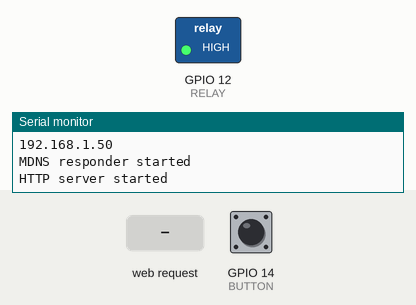
This program was run on a simulated ESP8266 (NodeMCU). On the bench: switched loads named in the program (green lamp = pin HIGH), the last lines printed to the serial monitor. Inputs (shaded band) come from the test bench; at power-on: GPIO 14 (BUTTON) LOW. WiFi joins after 1.5 s; servers stay silent unless stated; network time is answered at once with the bench clock; the local clock reads 2024-03-15 10:24:30 at power-on unless the program sets it; EEPROM starts erased.

Above: at 2.7 s.
2.8 s: GPIO 14 (BUTTON) pulled HIGH for 0.15 s
At 3.3 s:
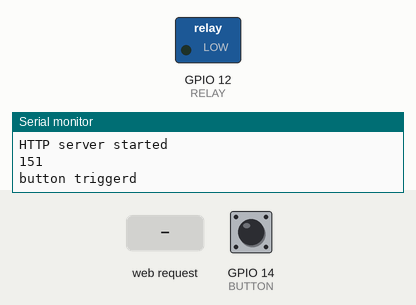
4.4 s: HTTP request GET /off received
At 4.9 s:
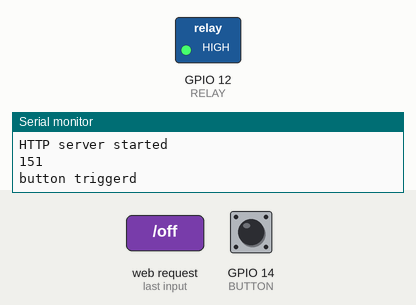
5.9 s: HTTP request GET /on received
At 7.3 s:
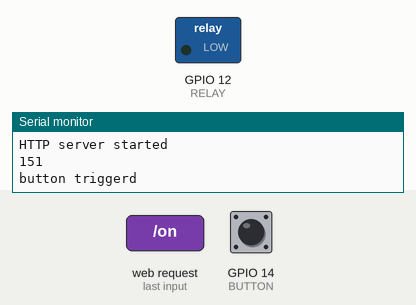
Timing chart, 0 to 8.9 s (numbered marks = the images above; inputs shaded):
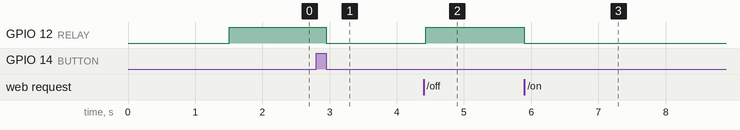

The program:

main.cpp
```cpp
//Watering IoT Unit
//Coded May 28, 2021
// Supports :
//OTA Upload
//HTTP Server(once it triggered, it turns on for 30 mins )
// 192.168.0.5 ACUNIT // it should be updated
// 192,168.0.34 WATERING UNIT

//!!!IMPORTANT
// Low-Level Relay is used for this project. which means, if code below written 'LOW', Relay turns on. and vise versa.
// if you are trying to use common High-Level Relay, you should change LOW to HIGH, HIGH to LOW.

//EEPROM Map
// 1 : watering time once triggered : you can set this value up to 30.

//Arduino OTA
#include <ESP8266WiFi.h>
#include <ESP8266mDNS.h>
#include <WiFiUdp.h>
#include <ArduinoOTA.h>
#include <ArduinoJson.h>
#include <EEPROM.h>
// HTTPServer
#include <WiFiClient.h>
#include <ESP8266WebServer.h>
#include <ESP8266mDNS.h>

//timer
#include <NTPClient.h>
WiFiUDP ntpUDP;
NTPClient timeClient(ntpUDP, "kr.pool.ntp.org", 3600 * 9, 3600);

#ifndef STASSID
#define STASSID "IoT_System"
#define STAPSK "nodemcu01"
#endif

#define RELAY 12 // D6 12
#define BUTTON 14

#define UNIT_TYPE "Watering Timer"
#define LONG_DURATION 1000

const char *ssid = STASSID;
const char *password = STAPSK;

ESP8266WebServer server(80);

int triggerState = 0;
unsigned long initTime = 0;
unsigned long startTime = 0;
unsigned long endTime = 0;

// button action variable to detect long-press
int longDuration = LONG_DURATION;
int btnState = 0;
unsigned long btnPressTime = 0;
unsigned long btnReleaseTime = 0;
int lastState = 0;
int currentState = 1;

String MainPage()
{
  timeClient.update();
  String message = "<h1>Welcome to Cranberry-IoT END UNIT.</h1>";
  message += "<h2>This is " + String(UNIT_TYPE) + " Unit</h2>";
  message += "\n</p><p>Current Time :  ";
  message += timeClient.getFormattedTime();
  message += "</p>";
  message += "\n</p><p>Uptime :  ";
  message += millis() / (60 * 1000);
  message += "mins.</p>";
  message += "<p>local IP : " + WiFi.localIP().toString() + "</p>";
  if (triggerState)
  {
    message += "<p>Watering...";
    message += (startTime + 1000 * 60 * 30 - millis()) / (1000 * 60);
    message += " min(s) ";
    message += ((startTime + 1000 * 60 * 30 - millis()) / (1000)) - 60 * floor((startTime + 1000 * 60 * 30 - millis()) / (1000 * 60));
    message += " sec left.</p>";
  }
  else
  {
    int currTime = millis();
    float sinceDay = (currTime - endTime) / (1000 * 60 * 60 * 24);
    float sinceHour = (currTime - endTime) / (1000 * 60 * 60);
    float sinceMin = (currTime - endTime) / (1000 * 60);

    message += "<p>It's been ";
    message += sinceDay;
    message += "days ";
    message += sinceHour;
    message += " hours ";
    message += sinceMin;
    message += " mins ";
    message += " since last watered"
               "</p>";
  }
  message += "<br><a href = '/on'> on</ a><br><a href = '/off'>[off]</ a>";
  return message;
}

void handleRoot()
{
  String mainData = MainPage();
  server.send(200, "text/html", mainData);
}

// Define routing
void restServerRouting()
{
  server.on("/", HTTP_GET, handleRoot);
  server.on("/on", []()
            {
              String onData = MainPage();
              triggerState = 1;
              startTime = millis();
              server.send(200, "text/html", onData);
            });

  server.on("/off", []()
            {
              String offData = MainPage();

              triggerState = 0;
              endTime = millis();
              server.send(200, "text/html", offData);

              // server.send(200, NULL);
            });
}

// Manage not found URL
void handleNotFound()
{
  String message = "404 Not Found\n\n";
  message += "URI: ";
  message += server.uri();
  message += "\nMethod: ";
  message += (server.method() == HTTP_GET) ? "GET" : "POST";
  server.send(404, "text/plain", message);
}

void setup()
{
  initTime = millis();
  //WiFi CONNECTION
  Serial.begin(115200);
  Serial.println("Booting");
  WiFi.mode(WIFI_STA);
  WiFi.begin(ssid, password);
  while (WiFi.waitForConnectResult() != WL_CONNECTED)
  {
    Serial.println("Connection Failed! Rebooting...");
    delay(1000);

    ESP.restart();
  }
  ArduinoOTA.setPassword("admin");

  ArduinoOTA.onStart([]()
                     {
                       String type;
                       if (ArduinoOTA.getCommand() == U_FLASH)
                       {
                         type = "sketch";
                       }
                       else
                       { // U_FS
                         type = "filesystem";
                       }

                       // NOTE: if updating FS this would be the place to unmount FS using FS.end()
                       Serial.println("Start updating " + type);
                     });
  ArduinoOTA.onEnd([]()
                   { Serial.println("\nEnd"); });
  ArduinoOTA.onProgress([](unsigned int progress, unsigned int total)
                        { Serial.printf("Progress: %u%%\r", (progress / (total / 100))); });
  ArduinoOTA.onError([](ota_error_t error)
                     {
                       Serial.printf("Error[%u]: ", error);
                       if (error == OTA_AUTH_ERROR)
                       {
                         Serial.println("Auth Failed");
                       }
                       else if (error == OTA_BEGIN_ERROR)
                       {
                         Serial.println("Begin Failed");
                       }
                       else if (error == OTA_CONNECT_ERROR)
                       {
                         Serial.println("Connect Failed");
                       }
                       else if (error == OTA_RECEIVE_ERROR)
                       {
                         Serial.println("Receive Failed");
                       }
                       else if (error == OTA_END_ERROR)
                       {
                         Serial.println("End Failed");
                       }
                     });
  ArduinoOTA.begin();

  Serial.println("Ready");
  Serial.print("IP address: ");
  Serial.println("Ready to get OTAUpdate.");

  Serial.println(WiFi.localIP());

  // Activate mDNS this is used to be able to connect to the server
  // with local DNS hostmane esp8266.local
  if (MDNS.begin("esp8266"))
  {
    Serial.println("MDNS responder started");
  }

  // Set server routing
  restServerRouting();
  // Set not found response
  server.onNotFound(handleNotFound);
  // Start server
  server.begin();
  Serial.println("HTTP server started");

  pinMode(RELAY, OUTPUT);
  pinMode(BUTTON, INPUT);

  digitalWrite(RELAY, HIGH);
  timeClient.begin();
  endTime = millis();

  EEPROM.begin(2048);
}

void loop()
{

  currentState = digitalRead(BUTTON);

  if (lastState == 0 && currentState == 1)
  {
    btnPressTime = millis();
    // Serial.println("press detected");
  }
  else if (lastState == 1 && currentState == 0)
  {
    btnReleaseTime = millis();
    // Serial.println("release detected");

    long pressDuration = btnReleaseTime - btnPressTime;
    Serial.println(pressDuration);
    if (pressDuration < longDuration)
    {

      Serial.println("button triggerd");
      if (triggerState)
      {
        triggerState = 0;
        endTime = millis();
      }
      else
      {
        triggerState = 1;
        startTime = millis();
      }
    }
  }

  ArduinoOTA.handle();
  server.handleClient();

  if (triggerState)
  {
    if (millis() < (startTime + 1000 * 60 * 30)) // this is important parameter.
    //as modifiy this syntax, watering duration adjusted.
    {
      digitalWrite(RELAY, LOW);
    }
    else
    {
      digitalWrite(RELAY, HIGH);
      triggerState = 0;
      endTime = millis();
    }
    // Serial.print("Watering... ");
    // Serial.print((startTime + 1000 * 60 * 30 - millis()));
    // Serial.println(" left.");
  }
  else
  {
    digitalWrite(RELAY, HIGH);
  }

  lastState = currentState;
}
```

Measured:
- after the input at 2.8 s, GPIO 12 (RELAY): HIGH → LOW after 0.15 s
- after the input at 4.4 s, GPIO 12 (RELAY): LOW → HIGH at once
- after the input at 5.9 s, GPIO 12 (RELAY): HIGH → LOW at once
